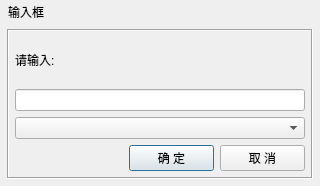
<?xml version="1.0" encoding="UTF-8"?>
<ui version="4.0">
 <class>QtInputBox</class>
 <widget class="QDialog" name="QtInputBox">
  <property name="geometry">
   <rect>
    <x>0</x>
    <y>0</y>
    <width>320</width>
    <height>186</height>
   </rect>
  </property>
  <property name="windowTitle">
   <string>Dialog</string>
  </property>
  <layout class="QVBoxLayout" name="verticalLayout">
   <property name="spacing">
    <number>0</number>
   </property>
   <property name="leftMargin">
    <number>1</number>
   </property>
   <property name="topMargin">
    <number>1</number>
   </property>
   <property name="rightMargin">
    <number>1</number>
   </property>
   <property name="bottomMargin">
    <number>1</number>
   </property>
   <item>
    <widget class="QWidget" name="QtFormTitle" native="true">
     <property name="sizePolicy">
      <sizepolicy hsizetype="Preferred" vsizetype="Fixed">
       <horstretch>0</horstretch>
       <verstretch>0</verstretch>
      </sizepolicy>
     </property>
     <layout class="QHBoxLayout" name="horizontalLayout_2">
      <property name="spacing">
       <number>0</number>
      </property>
      <property name="leftMargin">
       <number>0</number>
      </property>
      <property name="topMargin">
       <number>0</number>
      </property>
      <property name="rightMargin">
       <number>0</number>
      </property>
      <property name="bottomMargin">
       <number>0</number>
      </property>
      <item>
       <widget class="QLabel" name="QtLabIco">
        <property name="text">
         <string/>
        </property>
        <property name="alignment">
         <set>Qt::AlignCenter</set>
        </property>
       </widget>
      </item>
      <item>
       <widget class="QLabel" name="QtLabTitle">
        <property name="text">
         <string>输入框</string>
        </property>
        <property name="alignment">
         <set>Qt::AlignLeading|Qt::AlignLeft|Qt::AlignVCenter</set>
        </property>
       </widget>
      </item>
      <item>
       <widget class="QLabel" name="QtLabCountDown">
        <property name="sizePolicy">
         <sizepolicy hsizetype="Expanding" vsizetype="Preferred">
          <horstretch>0</horstretch>
          <verstretch>0</verstretch>
         </sizepolicy>
        </property>
        <property name="alignment">
         <set>Qt::AlignCenter</set>
        </property>
       </widget>
      </item>
      <item>
       <widget class="QPushButton" name="btnMenu_Close">
        <property name="sizePolicy">
         <sizepolicy hsizetype="Minimum" vsizetype="Expanding">
          <horstretch>0</horstretch>
          <verstretch>0</verstretch>
         </sizepolicy>
        </property>
        <property name="focusPolicy">
         <enum>Qt::NoFocus</enum>
        </property>
        <property name="flat">
         <bool>true</bool>
        </property>
       </widget>
      </item>
     </layout>
    </widget>
   </item>
   <item>
    <widget class="QWidget" name="QtFormMain" native="true">
     <property name="styleSheet">
      <string notr="true">#gboxSoftKey .QPushButton{
border-width:0px;
border-radius:0px;
padding:2px;
}

#gboxSoftKey .QPushButton:hover{
border:1px solid #FF0000;
}

#gboxSoftKey{
border-width:0px;
border-radius:0px;
}</string>
     </property>
     <layout class="QVBoxLayout" name="verticalLayout_2">
      <property name="leftMargin">
       <number>6</number>
      </property>
      <property name="topMargin">
       <number>6</number>
      </property>
      <property name="rightMargin">
       <number>6</number>
      </property>
      <property name="bottomMargin">
       <number>6</number>
      </property>
      <item>
       <widget class="QFrame" name="frame">
        <property name="frameShape">
         <enum>QFrame::Box</enum>
        </property>
        <property name="frameShadow">
         <enum>QFrame::Sunken</enum>
        </property>
        <layout class="QVBoxLayout" name="verticalLayout_3">
         <property name="spacing">
          <number>6</number>
         </property>
         <property name="leftMargin">
          <number>6</number>
         </property>
         <property name="topMargin">
          <number>6</number>
         </property>
         <property name="rightMargin">
          <number>6</number>
         </property>
         <property name="bottomMargin">
          <number>6</number>
         </property>
         <item>
          <widget class="QLabel" name="QtLabInfo">
           <property name="text">
            <string>请输入:</string>
           </property>
          </widget>
         </item>
         <item>
          <widget class="QLineEdit" name="QtTxtValue"/>
         </item>
         <item>
          <widget class="QComboBox" name="QtCboxValue"/>
         </item>
         <item>
          <layout class="QHBoxLayout" name="horizontalLayout">
           <property name="spacing">
            <number>6</number>
           </property>
           <item>
            <spacer name="horizontalSpacer">
             <property name="orientation">
              <enum>Qt::Horizontal</enum>
             </property>
             <property name="sizeHint" stdset="0">
              <size>
               <width>40</width>
               <height>20</height>
              </size>
             </property>
            </spacer>
           </item>
           <item>
            <widget class="QPushButton" name="btnOk">
             <property name="minimumSize">
              <size>
               <width>85</width>
               <height>0</height>
              </size>
             </property>
             <property name="text">
              <string>确 定</string>
             </property>
            </widget>
           </item>
           <item>
            <widget class="QPushButton" name="btnCancel">
             <property name="minimumSize">
              <size>
               <width>85</width>
               <height>0</height>
              </size>
             </property>
             <property name="toolTip">
              <string/>
             </property>
             <property name="text">
              <string>取 消</string>
             </property>
            </widget>
           </item>
          </layout>
         </item>
        </layout>
       </widget>
      </item>
     </layout>
    </widget>
   </item>
  </layout>
 </widget>
 <resources/>
 <connections/>
</ui>
